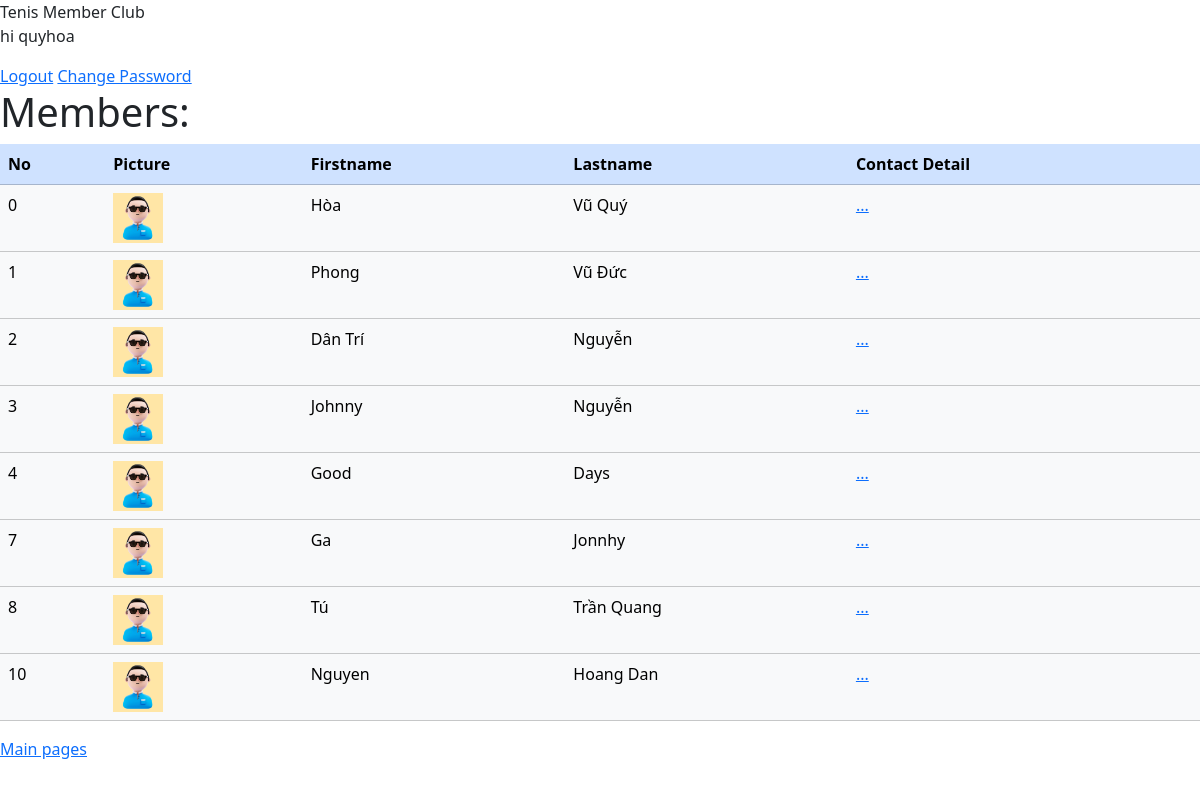
Screenshot of /members/ (signed in) with the database file from the repository.
### members/models.py (models this page shows, shortened)
class Member(models.Model):
    firstname = models.CharField(max_length=255)
    lastname = models.CharField(max_length=255)
    phone = models.IntegerField(null=True)
    joined_date = models.DateField(null=True)
    picture = models.ImageField(default="default.jpg")

### members/views.py (the view)
# urls.py: path('members/',views.members, name='members'),
def members(request):
    allmember = Member.objects.all().values()
    return render(request, 'all_member.html', {'allmember': allmember})

### members/templates/all_member.html (shortened to what this page needs)
{% extends "master.html" %}
{% block content %}
    <h1>Members:</h1>
    <div class="table-responsive">
    <table class="table" style="width: 100%;">
        <tr class="table-primary">
            <th>No</th>
            <th>Picture</th>
            <th>Firstname</th>
            <th>Lastname</th>
            <th>Contact Detail</th>
        </tr>
        {% for i in allmember %}
        <tr class="table-light">
            <td>{{ i.id }}</td>
            <td><img src="{{ MEDIA_URL }}{{ i.picture }}" alt="connect" style="max-height:50px"></td>
            <td>{{ i.firstname }}</td>
            <td>{{ i.lastname }}</td>
            <td><a href="details/{{ i.id }}"> ...</a></td>
        </tr>
        {% endfor %}
    </table>
    </div>
    <p><a href="/">Main pages</a></p>
{% endblock %}

### members/templates/master.html (shortened to what this page needs)
<!DOCTYPE html>
<html lang="en">
<head>
    {% load bootstrap5 %}
    {% bootstrap_css %}
</head>
<body>
    <div>
        <header>
            Tenis Member Club
        {% if user.is_authenticated %}
            <p>hi {{ user.username }}</p>
            <a href="{% url 'logout' %}">Logout</a>
            <a href="{% url 'password_change' %}">Change Password</a>
        {% else %}
            <a href="{% url 'login' %}">Login</a>
            <a href="{% url 'password_reset' %}">Reset Password</a>
        {% endif %}
        </header>
    </div>
    {% block content %}
    {% endblock %}
</body>
</html>

### rows the page displays
Member: id "0", picture (placeholder picture), firstname "Hòa", lastname "Vũ Quý"
Member: id "1", picture (placeholder picture), firstname "Phong", lastname "Vũ Đức"
Member: id "2", picture (placeholder picture), firstname "Dân Trí", lastname "Nguyễn"
Member: id "3", picture (placeholder picture), firstname "Johnny", lastname "Nguyễn"
Member: id "4", picture (placeholder picture), firstname "Good", lastname "Days"
Member: id "7", picture (placeholder picture), firstname "Ga", lastname "Jonnhy"
Member: id "8", picture (placeholder picture), firstname "Tú", lastname "Trần Quang"
Member: id "10", picture (placeholder picture), firstname "Nguyen", lastname "Hoang Dan"

### other values shown
{{ user.username }} "quyhoa"
